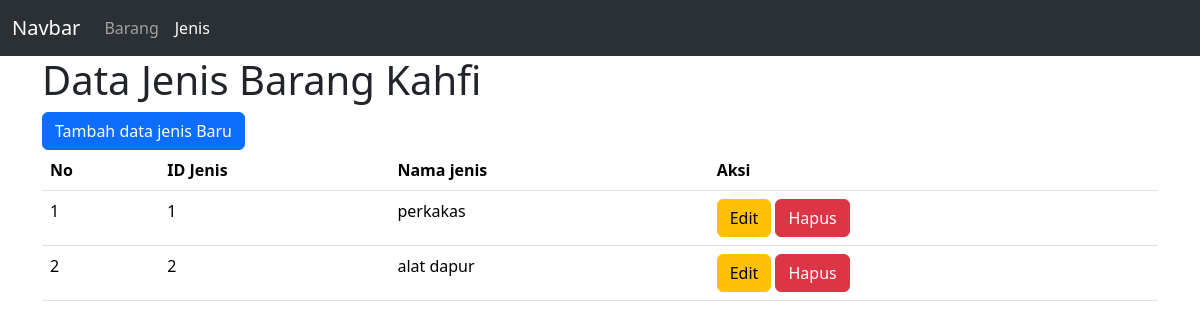
The app's page /view/jenis/index.php with its own data.
### tables this page shows
CREATE TABLE `jenis` (
  `id_jenis` int NOT NULL,
  `nama_jenis` varchar(30) DEFAULT NULL
);

### view/jenis/index.php (the view, shortened to what this page needs)
<!DOCTYPE html>
<html lang="en">
<head>
    <link rel="stylesheet" href="https://cdn.jsdelivr.net/npm/bootstrap@5.3.3/dist/css/bootstrap.min.css">
</head>
<body>
    <nav class="navbar navbar-expand-lg bg-body-tertiary" data-bs-theme="dark">
        <div class="container-fluid">
            <a class="navbar-brand" href="#">Navbar</a>
            <div class="collapse navbar-collapse" id="navbarSupportedContent">
                <ul class="navbar-nav me-auto mb-2 mb-lg-0">
                    <li class="nav-item">
                        <a class="nav-link" aria-current="page" href="../barang/index.php">Barang</a>
                    </li>
                    <li class="nav-item">
                        <a class="nav-link active" href="../barang/index.php">Jenis</a>
                    </li>
                </ul>
            </div>
        </div>
    </nav>
    <div class="container">
        <h1>Data Jenis Barang Kahfi</h1>
        <a href="view_tambah.php" class="btn btn-primary">Tambah data jenis Baru</a>
        <table class="table">
            <thead>
                <tr>
                    <th scope="col">No</th>
                    <th scope="col">ID Jenis</th>
                    <th scope="col">Nama jenis</th>
                    <th scope="col">Aksi</th>
                </tr>
            </thead>
            <tbody>
            <?php
                include '../../config/koneksi.php';
                $query = "SELECT * FROM jenis";
                $result = mysqli_query($conn, $query);
                if (mysqli_num_rows($result) > 0) {
                    $no = 1;
                    while ($data = mysqli_fetch_assoc($result)) {
                        ?>
                        <tr>
                            <td><?php echo $no; ?></td>
                            <td><?php echo $data['id_jenis'] ?></td>
                            <td><?php echo $data['nama_jenis'] ?></td>
                            <td>
                            <a href="edit.php?id=<?php echo $data['id_jenis']; ?>"
                            class="btn btn-warning">Edit</a>
                            <a href="hapus.php?id=<?php echo $data['id_jenis']; ?>"
                            class="btn btn-danger" onclick="return confirm
                            ('Apakah Anda yakin ingin menghapus data ini?')">Hapus</a>
                            </td>
                        </tr>
                        <?php
                        $no++ ;
                        }
                    }else {
                    echo "belum ada data";
                }
                ?>
            </tbody>
        </table>
    </div>
</body>
</html>

### records on screen
jenis: id_jenis "1", nama_jenis "perkakas"
jenis: id_jenis "2", nama_jenis "alat dapur"
